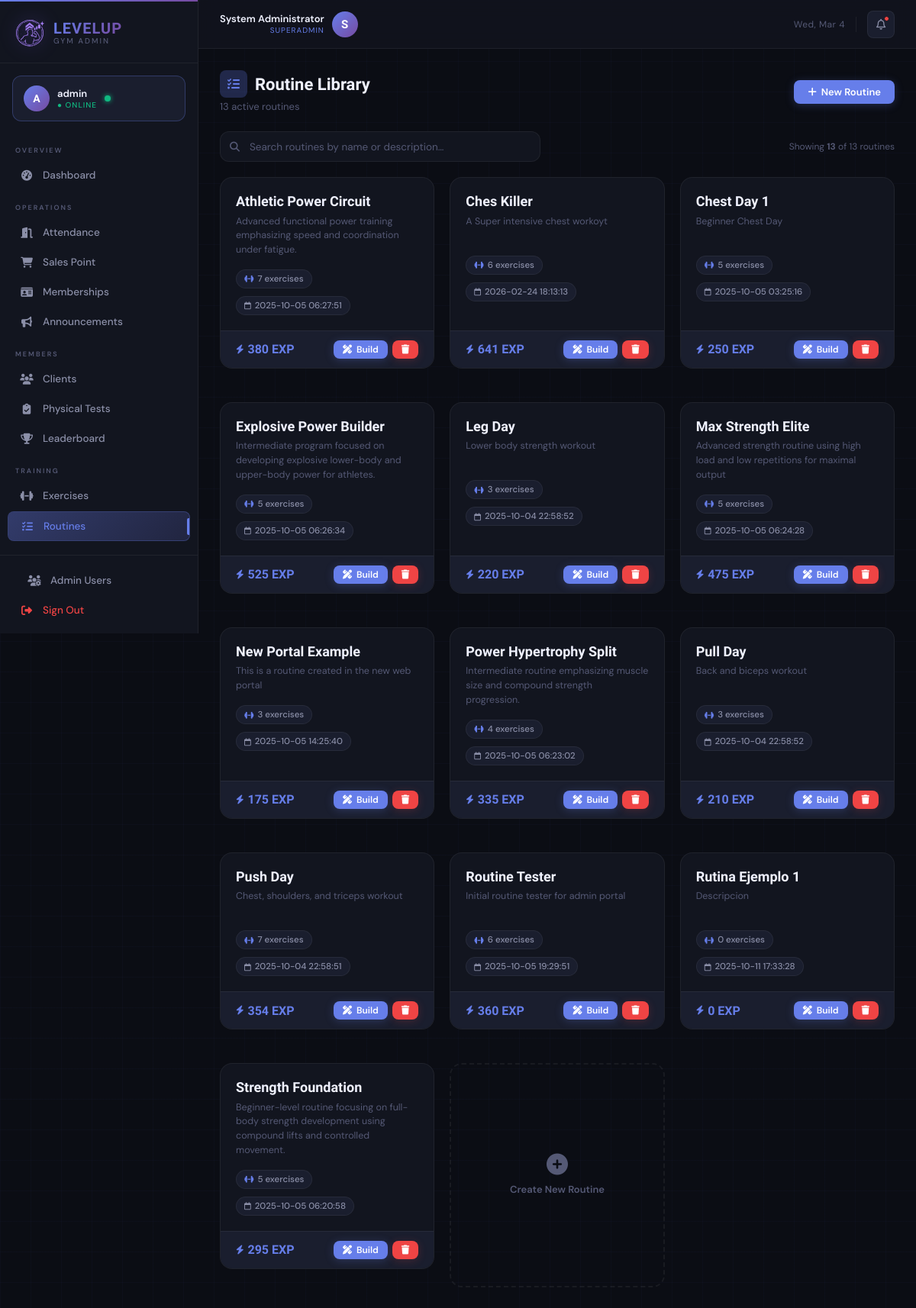
The page /admin/routines (signed in) on the database as committed earlier.
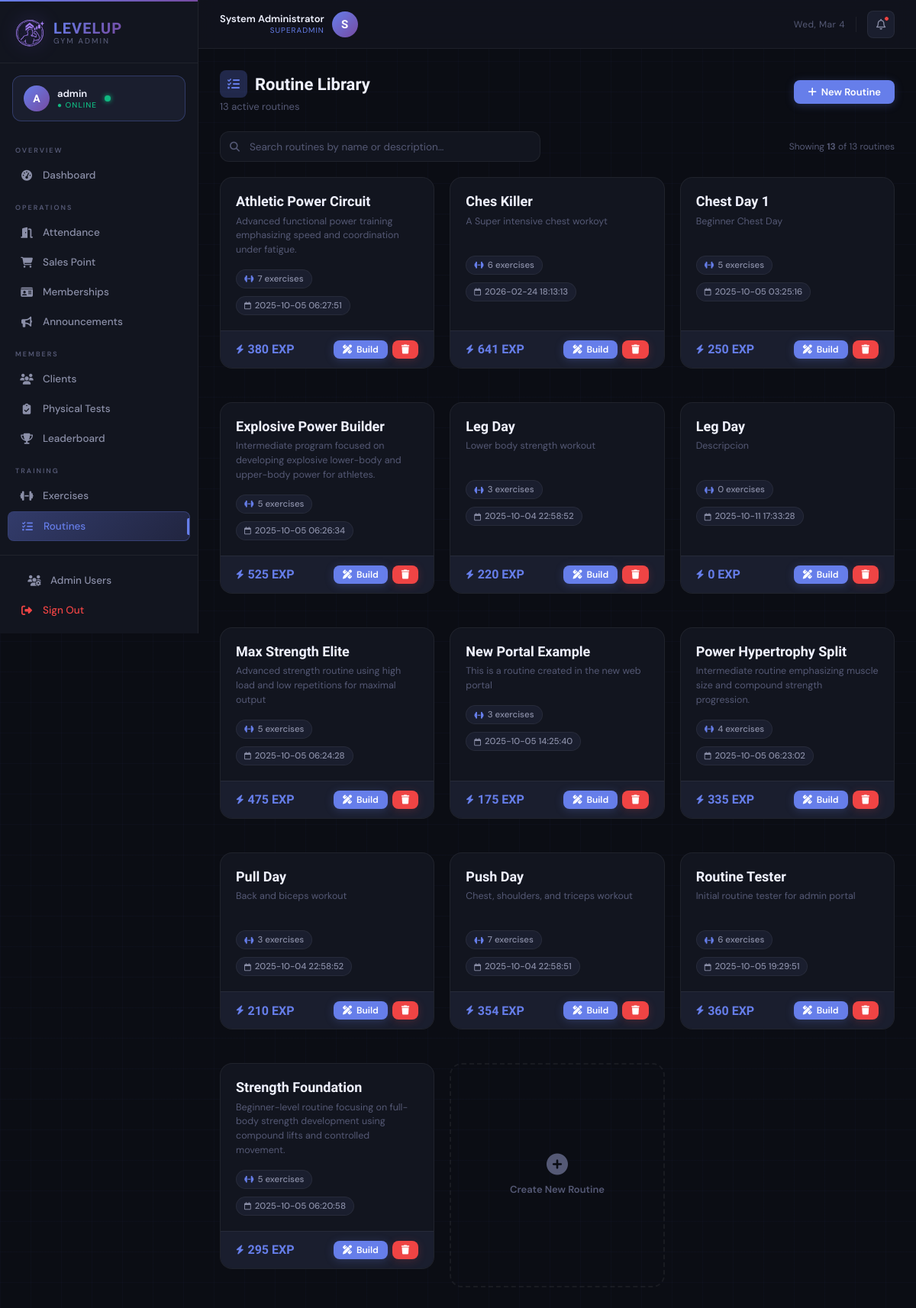
The same page on the database as committed later.
### tables this page shows
CREATE TABLE routines (
                routine_id INTEGER PRIMARY KEY AUTOINCREMENT,
                routine_name TEXT NOT NULL,
                description TEXT,
                created_by TEXT,
                created_date DATETIME DEFAULT CURRENT_TIMESTAMP,
                is_active BOOLEAN DEFAULT 1
            , difficulty_level TEXT CHECK(difficulty_level IN ('beginner','intermediate','advanced')) DEFAULT 'beginner', routine_type TEXT DEFAULT 'Full Body', `primary_muscle` TEXT, `main_class` TEXT);

### main.py (the view)
@app.route('/admin/routines')
@admin_required
def admin_routines():
    routines = Routine.get_all_active()
    for r in routines:
        exercises = r.get_exercises()
        r.exercise_count = len(exercises)
        r.total_exp      = sum(ex['base_exp'] * ex['sets'] for ex in exercises)
    return render_template('admin/routines.html', routines=routines)

### database/db_manager.py (called while the page is built)
    def connect(self):
        self.conn = sqlite3.connect(self.db_name)
        self.conn.row_factory = sqlite3.Row  # Access columns by name
        self.cursor = self.conn.cursor()

    def disconnect(self):
        if self.conn:
            self.conn.close()

    def execute_query(self, query, params=None):
        self.connect()
        if params:
            self.cursor.execute(query, params)
        else:
            self.cursor.execute(query)
        results = self.cursor.fetchall()
        self.disconnect()
        return results

### main.py (called while the page is built)
def admin_required(f):
    @wraps(f)
    def decorated_function(*args, **kwargs):
        if not session.get('admin_logged_in'):
            return redirect(url_for('admin_login'))
        return f(*args, **kwargs)
    return decorated_function

### models/routine.py (called while the page is built)
    @staticmethod
    def get_all_active():
        db = DatabaseManager()
        query = 'SELECT * FROM routines WHERE is_active=1 ORDER BY routine_name'
        results = db.execute_query(query)
        routines = []
        for row in results:
            routine = Routine(
                routine_id=row['routine_id'],
                routine_name=row['routine_name'],
                description=row['description'],
                created_by=row['created_by'],
                is_active=row['is_active']
            )
            routine.created_date = row['created_date']
            routines.append(routine)
        return routines

### templates/admin/routines.html (shortened to what this page needs)
{% extends "admin/base.html" %}
{% block content %}
<div class="section-header" style="margin-bottom:24px;">
    <div>
        <div class="section-title">
            <div class="title-icon"><i class="fa-solid fa-list-check"></i></div>
            Routine Library
        </div>
        <div class="section-subtitle">{{ routines | length }} active routine{{ 's' if routines | length != 1 }}</div>
    </div>
    <button class="btn btn-primary" id="open-create-modal">
        <i class="fa-solid fa-plus"></i> New Routine
    </button>
</div>
<div style="display:flex; align-items:center; gap:12px; flex-wrap:wrap; margin-bottom:20px;">
    <div class="routine-search-wrap">
        <input
            type="text"
            id="routineSearch"
            placeholder="Search routines by name or description…"
            autocomplete="off">
    </div>
    <div style="margin-left:auto; font-size:12px; color:var(--text-muted);">
        Showing <strong id="routineVisibleCount">{{ routines | length }}</strong>
        of {{ routines | length }} routine{{ 's' if routines | length != 1 }}
    </div>
</div>
<div class="grid grid-3">
    {% for routine in routines %}
    <div class="routine-card"  style="margin-bottom:24px;">
        <div class="routine-card-body">
            <div class="routine-card-name">{{ routine.routine_name }}</div>
            <div class="routine-card-desc">{{ routine.description or 'No description provided.' }}</div>
            <div class="routine-card-meta">
                <div class="routine-meta-pill">
                    <i class="fa-solid fa-dumbbell" style="color:var(--accent); font-size:10px;"></i>
                    {{ routine.exercise_count | default(0) }} exercise{{ 's' if routine.exercise_count != 1 else '' }}
                </div>
                {% if routine.created_date %}
                <div class="routine-meta-pill">
                    <i class="fa-regular fa-calendar" style="font-size:10px;"></i>
                    {{ routine.created_date }}
                </div>
                {% endif %}
            </div>
        </div>
        <div class="routine-card-footer">
            <div class="exp-badge">
                <i class="fa-solid fa-bolt" style="font-size:12px;"></i>
                {{ routine.total_exp | default(0) }} EXP
            </div>
            <div style="display:flex; gap:6px;">
                <a href="{{ url_for('admin_routine_details', routine_id=routine.routine_id) }}"
                   class="btn btn-primary btn-sm">
                    <i class="fa-solid fa-pencil-ruler"></i> Build
                </a>
                <form method="POST"
                      action="{{ url_for('admin_delete_routine', routine_id=routine.routine_id) }}"
                      onsubmit="return confirm('Delete \'{{ routine.routine_name }}\'? This cannot be undone.')">
                    <button type="submit" class="btn btn-danger btn-sm" title="Delete">
                        <i class="fa-solid fa-trash"></i>
                    </button>
                </form>
            </div>
        </div>
    </div>
    {% endfor %}
    <div class="routine-card-new" id="new-card-btn">
        <i class="fa-solid fa-circle-plus"></i>
        <span>Create New Routine</span>
    </div>
</div>
{% endblock %}

### templates/admin/base.html (shortened to what this page needs)
<!DOCTYPE html>
<html lang="en">
<head>
    <link rel="stylesheet" href="https://cdnjs.cloudflare.com/ajax/libs/font-awesome/6.5.0/css/all.min.css">
</head>
<body>
<aside class="sidebar" id="sidebar">
    <div class="sidebar-logo">
        <img src="/static/image/levelup_gym_icon.svg" alt="LevelUp">
        <div class="sidebar-logo-text">
            <span class="brand">LEVELUP</span>
            <span class="sub">GYM ADMIN</span>
        </div>
    </div>
    <div class="sidebar-admin-badge">
        <div class="admin-avatar">A</div>
        <div class="admin-info">
            <div class="admin-name">{{ session.admin_username or 'Admin' }}</div>
            <div class="admin-role">● Online</div>
        </div>
        <div class="admin-status-dot"></div>
    </div>
    <nav class="sidebar-nav">
        <div class="nav-section-label">Overview</div>
        <a href="{{ url_for('admin_dashboard') }}" class="nav-item {% if request.endpoint == 'admin_dashboard' %}active{% endif %}">
            <i class="fa-solid fa-gauge-high"></i>
            Dashboard
        </a>
        <div class="nav-section-label">Operations</div>
        <a href="{{ url_for('admin_attendance') }}" class="nav-item {% if request.endpoint == 'admin_attendance' %}active{% endif %}">
            <i class="fa-solid fa-door-open"></i>
            Attendance
        </a>
        <a href="{{ url_for('admin_salespoint') }}" class="nav-item {% if request.endpoint == 'admin_salespoint' %}active{% endif %}">
            <i class="fa-solid fa-cart-shopping"></i>
            Sales Point
        </a>
        <a href="{{ url_for('admin_memberships') }}" class="nav-item {% if request.endpoint == 'admin_memberships' %}active{% endif %}">
            <i class="fa-solid fa-id-card"></i>
            Memberships
        </a>
        <a href="{{ url_for('admin_announcements') }}"
        class=" nav-item {% if request.endpoint == 'admin_announcements' %}active{% endif %}">
            <i class="fa-solid fa-bullhorn"></i> Announcements
        </a>
        <div class="nav-section-label">Members</div>
        <a href="{{ url_for('admin_clients') }}" class="nav-item {% if request.endpoint == 'admin_clients' %}active{% endif %}">
            <i class="fa-solid fa-users"></i>
            Clients
        </a>
        <a href="{{ url_for('admin_tests') }}" class="nav-item {% if request.endpoint == 'admin_tests' %}active{% endif %}">
            <i class="fa-solid fa-clipboard-check"></i>
            Physical Tests
        </a>
        <a href="{{ url_for('admin_leaderboard') }}" class="nav-item {% if request.endpoint == 'admin_leaderboard' %}active{% endif %}">
            <i class="fa-solid fa-trophy"></i>
            Leaderboard
        </a>
        <div class="nav-section-label">Training</div>
        <a href="{{ url_for('admin_exercises') }}" class="nav-item {% if request.endpoint == 'admin_exercises' %}active{% endif %}">
            <i class="fa-solid fa-dumbbell"></i>
            Exercises
        </a>
        <a href="{{ url_for('admin_routines') }}" class="nav-item {% if request.endpoint == 'admin_routines' %}active{% endif %}">
            <i class="fa-solid fa-list-check"></i>
            Routines
        </a>
    </nav>
    <div class="sidebar-footer">
        {% if session.admin_role == 'superadmin' %}
        <a href="{{ url_for('admin_users') }}"
        class="nav-item {% if request.endpoint == 'admin_users' %}active{% endif %}">
            <i class="fa-solid fa-users-gear"></i>
            Admin Users
        </a>
        {% endif %}
        <a href="{{ url_for('admin_logout') }}" class="nav-item-logout">
            <i class="fa-solid fa-right-from-bracket"></i>
            Sign Out
        </a>
    </div>
</aside>
<div class="main-wrapper">
    <header class="topbar">
        <div class="topbar-left">
            <div style="display:flex; align-items:center; gap:10px;">
                <div style="text-align:right;">
                    <div style="font-size:13px; font-weight:600; color:var(--text-primary); line-height:1.2;">
                        {{ session.admin_full_name or session.admin_username }}
                    </div>
                    <div style="font-size:10px; letter-spacing:1px; text-transform:uppercase;
                                color:{% if session.admin_role == 'superadmin' %}var(--accent){% else %}var(--emerald){% endif %};">
                        {{ session.admin_role or 'staff' }}
                    </div>
                </div>
                <div style="width:34px; height:34px; border-radius:50%;
                            background:linear-gradient(135deg,var(--accent),var(--accent-2));
                            display:flex; align-items:center; justify-content:center;
                            font-family:'Rajdhani',sans-serif; font-size:15px; font-weight:700; color:white;">
                    {{ (session.admin_full_name or session.admin_username or 'A')[0]|upper }}
                </div>
            </div>
        </div>
        <div class="topbar-right">
            <span class="topbar-date" id="topbar-date"></span>
            <div class="topbar-icon-btn" title="Notifications">
                <i class="fa-regular fa-bell"></i>
                <span class="notif-dot"></span>
            </div>
        </div>
    </header>
    <main class="page-content">
        {% block content %}{% endblock %}
    </main>
</div>
</body>
</html>

Rows that differ between the two databases and show on the page:
changed routines "Descripcion": routine_name "Rutina Ejemplo 1" → "Leg Day"; moves up the list
